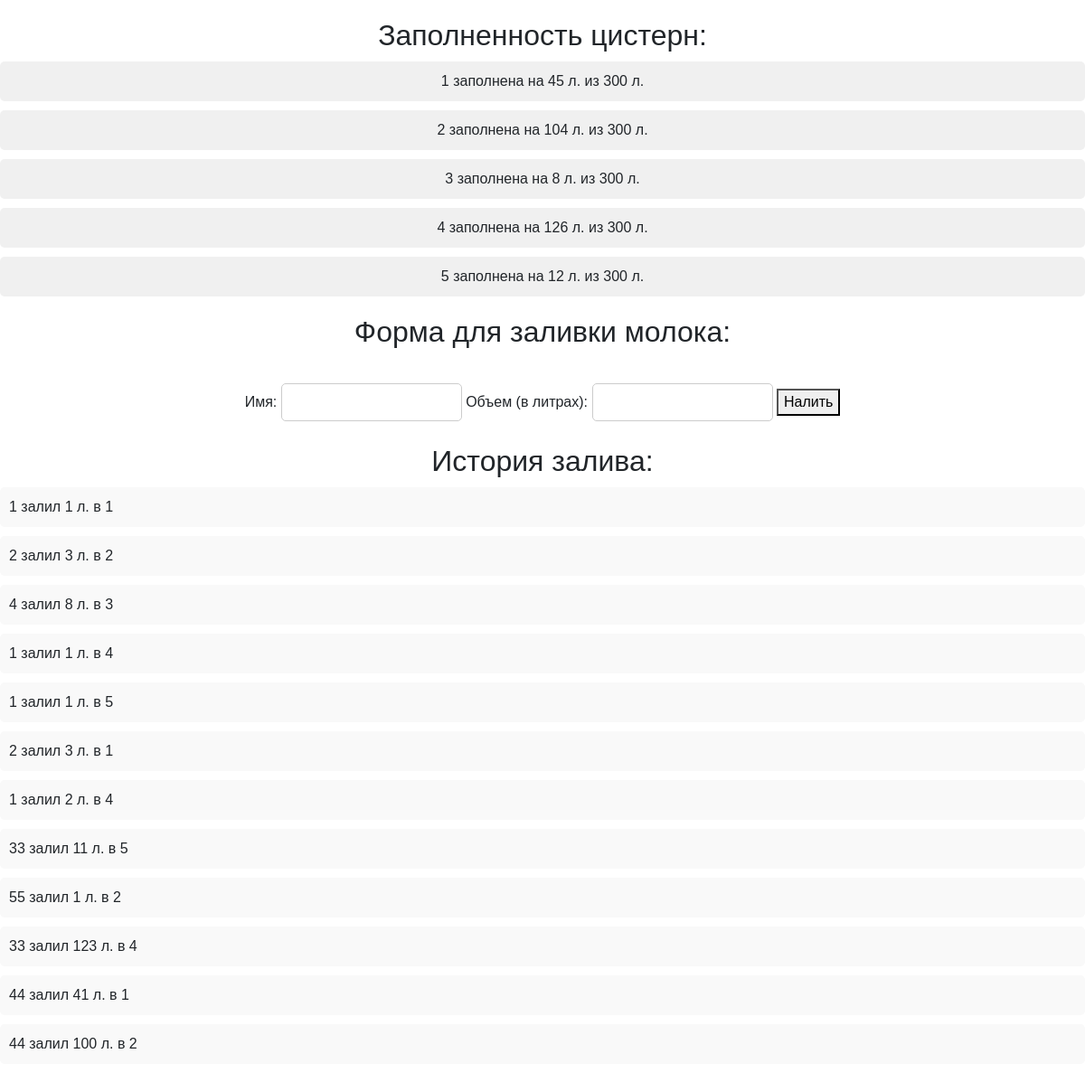
/, run on an earlier commit of the app's database.
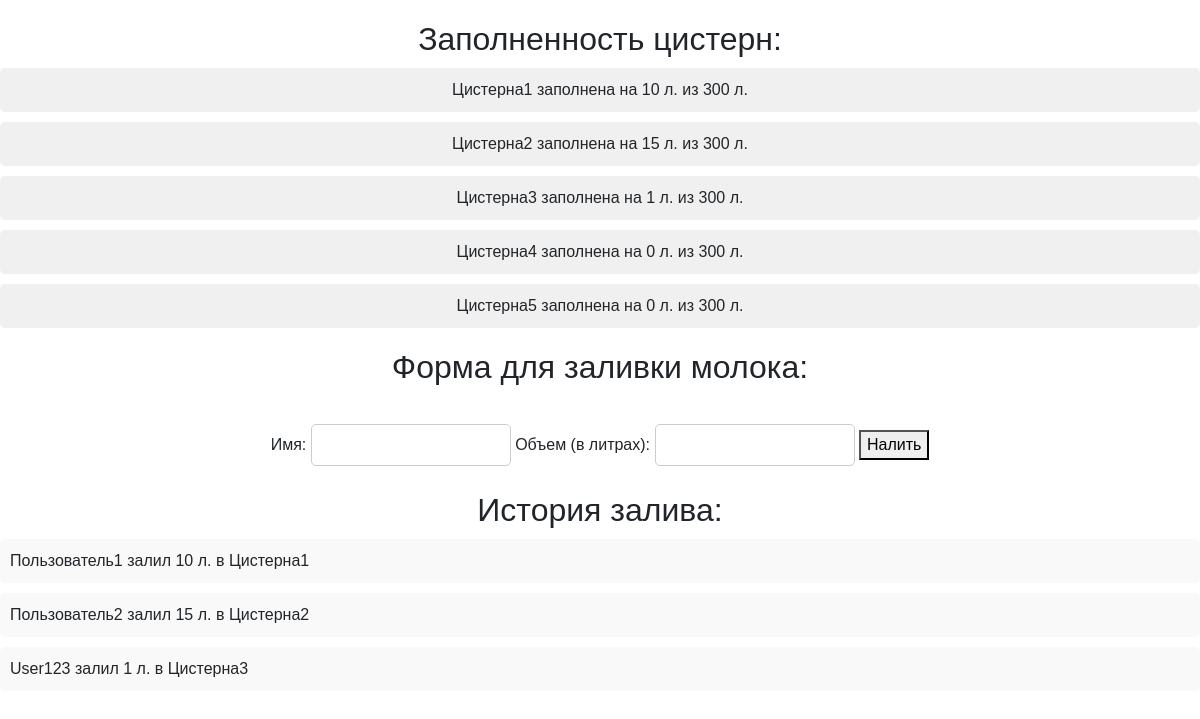
And on a later commit of the database.
### milkinfo/models.py (models this page shows, shortened)
class Cistern(models.Model):
    id = models.AutoField(primary_key=True)
    name = models.CharField(max_length=100)
    volume = models.IntegerField(default=300)
    current_volume = models.IntegerField(default=0)

class FillHistory(models.Model):
    cistern = models.ForeignKey(Cistern, on_delete=models.CASCADE)
    filler_name = models.CharField(max_length=100)
    filled_volume = models.IntegerField()
    filled_at = models.DateTimeField(auto_now_add=True)

### milkinfo/views.py (the view)
# urls.py: path('', views.index, name=''),
def index(request):
    cisterns = Cistern.objects.all()
    fill_history = FillHistory.objects.all().order_by('filled_at')
    return render(request, 'milkinfo/index.html', {'cisterns': cisterns, 'fill_history': fill_history})

### milkinfo/templates/milkinfo/index.html (shortened to what this page needs)
{% extends 'base.html' %}
{% load static %}
{% block content %}
<div class="center1">
    <h2>Заполненность цистерн:</h2>
    <ul>
        {% for cistern in cisterns %}
            <li id="{{cistern.id}}">{{ cistern.name }} заполнена на {{ cistern.current_volume }} л. из {{ cistern.volume }} л.</li>
        {% endfor %}
    </ul>
</div>
<div class="center1">
    <h2>Форма для заливки молока:</h2>
    <br>
    {% include 'milkinfo/form.html' %}
</div>
<div class="center1">
    <h2>История залива:</h2>
    <ul id="fill_history_table">
        {% for entry in fill_history %}
            <li>{{ entry.filler_name }} залил {{ entry.filled_volume }} л. в  {{ entry.cistern.name }}</li>
        {% endfor %}
    </ul>
</div>
{% endblock %}

What changed in the data, as far as the page shows it:
removed FillHistory: filler_name "1", filled_volume "1", cistern.name "4"
removed FillHistory: filler_name "1", filled_volume "1", cistern.name "5"
removed FillHistory: filler_name "2", filled_volume "3", cistern.name "1"
removed FillHistory: filler_name "1", filled_volume "2", cistern.name "4"
removed FillHistory: filler_name "33", filled_volume "11", cistern.name "5"
removed FillHistory: filler_name "55", filled_volume "1", cistern.name "2"
removed FillHistory: filler_name "33", filled_volume "123", cistern.name "4"
removed FillHistory: filler_name "44", filled_volume "41", cistern.name "1"
removed FillHistory: filler_name "44", filled_volume "100", cistern.name "2"
changed Cistern: name "1" → "Цистерна1"; current_volume "45" → "10"
changed Cistern: name "2" → "Цистерна2"; current_volume "104" → "15"
changed Cistern: name "3" → "Цистерна3"; current_volume "8" → "1"
changed Cistern: name "4" → "Цистерна4"; current_volume "126" → "0"
changed Cistern: name "5" → "Цистерна5"; current_volume "12" → "0"
changed FillHistory: filler_name "1" → "Пользователь1"; filled_volume "1" → "10"; cistern.name "1" → "Цистерна1"
changed FillHistory: filler_name "2" → "Пользователь2"; filled_volume "3" → "15"; cistern.name "2" → "Цистерна2"
changed FillHistory: filler_name "4" → "User123"; filled_volume "8" → "1"; cistern.name "3" → "Цистерна3"
